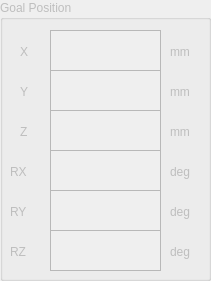
   <widget class="QGroupBox" name="groupBoxGoalPos">
    <property name="enabled">
     <bool>false</bool>
    </property>
    <property name="geometry">
     <rect>
      <x>1000</x>
      <y>0</y>
      <width>211</width>
      <height>281</height>
     </rect>
    </property>
    <property name="title">
     <string>Goal Position</string>
    </property>
    <widget class="QTextEdit" name="textEditX">
     <property name="geometry">
      <rect>
       <x>50</x>
       <y>30</y>
       <width>111</width>
       <height>41</height>
      </rect>
     </property>
    </widget>
    <widget class="QTextEdit" name="textEditY">
     <property name="geometry">
      <rect>
       <x>50</x>
       <y>70</y>
       <width>111</width>
       <height>41</height>
      </rect>
     </property>
    </widget>
    <widget class="QTextEdit" name="textEditZ">
     <property name="geometry">
      <rect>
       <x>50</x>
       <y>110</y>
       <width>111</width>
       <height>41</height>
      </rect>
     </property>
    </widget>
    <widget class="QTextEdit" name="textEditRX">
     <property name="geometry">
      <rect>
       <x>50</x>
       <y>150</y>
       <width>111</width>
       <height>41</height>
      </rect>
     </property>
    </widget>
    <widget class="QTextEdit" name="textEditRY">
     <property name="geometry">
      <rect>
       <x>50</x>
       <y>190</y>
       <width>111</width>
       <height>41</height>
      </rect>
     </property>
    </widget>
    <widget class="QTextEdit" name="textEditRZ">
     <property name="geometry">
      <rect>
       <x>50</x>
       <y>230</y>
       <width>111</width>
       <height>41</height>
      </rect>
     </property>
    </widget>
    <widget class="QLabel" name="label_15">
     <property name="geometry">
      <rect>
       <x>20</x>
       <y>40</y>
       <width>21</width>
       <height>23</height>
      </rect>
     </property>
     <property name="text">
      <string>X</string>
     </property>
    </widget>
    <widget class="QLabel" name="label_16">
     <property name="geometry">
      <rect>
       <x>20</x>
       <y>80</y>
       <width>21</width>
       <height>23</height>
      </rect>
     </property>
     <property name="text">
      <string>Y</string>
     </property>
    </widget>
    <widget class="QLabel" name="label_17">
     <property name="geometry">
      <rect>
       <x>20</x>
       <y>120</y>
       <width>21</width>
       <height>23</height>
      </rect>
     </property>
     <property name="text">
      <string>Z</string>
     </property>
    </widget>
    <widget class="QLabel" name="label_18">
     <property name="geometry">
      <rect>
       <x>10</x>
       <y>160</y>
       <width>31</width>
       <height>23</height>
      </rect>
     </property>
     <property name="text">
      <string>RX</string>
     </property>
    </widget>
    <widget class="QLabel" name="label_19">
     <property name="geometry">
      <rect>
       <x>10</x>
       <y>200</y>
       <width>31</width>
       <height>23</height>
      </rect>
     </property>
     <property name="text">
      <string>RY</string>
     </property>
    </widget>
    <widget class="QLabel" name="label_20">
     <property name="geometry">
      <rect>
       <x>10</x>
       <y>240</y>
       <width>31</width>
       <height>23</height>
      </rect>
     </property>
     <property name="text">
      <string>RZ</string>
     </property>
    </widget>
    <widget class="QLabel" name="label_35">
     <property name="geometry">
      <rect>
       <x>170</x>
       <y>40</y>
       <width>41</width>
       <height>23</height>
      </rect>
     </property>
     <property name="text">
      <string>mm</string>
     </property>
    </widget>
    <widget class="QLabel" name="label_36">
     <property name="geometry">
      <rect>
       <x>170</x>
       <y>80</y>
       <width>41</width>
       <height>23</height>
      </rect>
     </property>
     <property name="text">
      <string>mm</string>
     </property>
    </widget>
    <widget class="QLabel" name="label_37">
     <property name="geometry">
      <rect>
       <x>170</x>
       <y>120</y>
       <width>41</width>
       <height>23</height>
      </rect>
     </property>
     <property name="text">
      <string>mm</string>
     </property>
    </widget>
    <widget class="QLabel" name="label_38">
     <property name="geometry">
      <rect>
       <x>170</x>
       <y>160</y>
       <width>41</width>
       <height>23</height>
      </rect>
     </property>
     <property name="text">
      <string>deg</string>
     </property>
    </widget>
    <widget class="QLabel" name="label_39">
     <property name="geometry">
      <rect>
       <x>170</x>
       <y>200</y>
       <width>41</width>
       <height>23</height>
      </rect>
     </property>
     <property name="text">
      <string>deg</string>
     </property>
    </widget>
    <widget class="QLabel" name="label_40">
     <property name="geometry">
      <rect>
       <x>170</x>
       <y>240</y>
       <width>41</width>
       <height>23</height>
      </rect>
     </property>
     <property name="text">
      <string>deg</string>
     </property>
    </widget>
   </widget>
